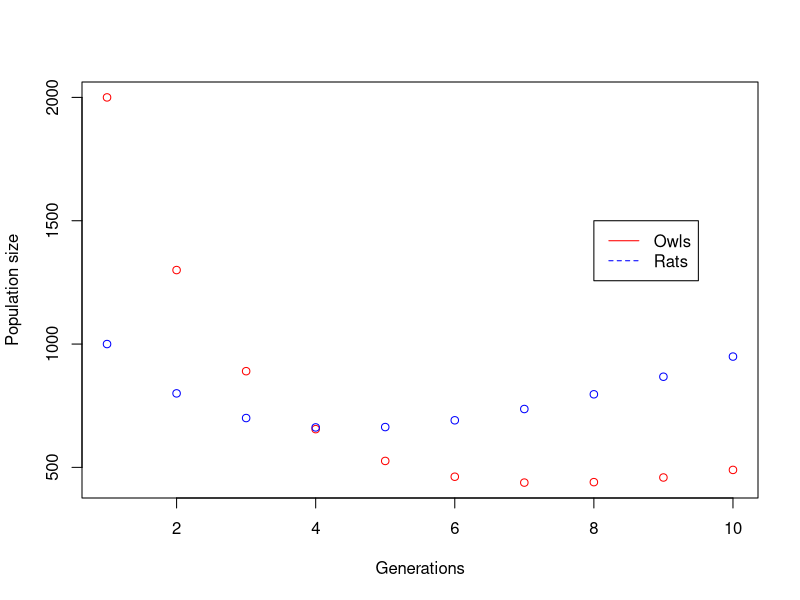

Recreate this plot in R.
# Create parameters in a array
param <- c(0.5, -0.2, 0.3, 1.2)
dim(param) <- c(2,2)

# Create initial values of Owls and Rats
o <- 2000
r <- 1000
o_pred <- c(o)
r_pred <- c(r)

# Run through simulation. For every iteration, the model is created anew with previous values
# of o and r, then multiply the two arrays and extract the new owl and rat values. Update o and r
# Save values in two vectors
for (i in 2:10){
  model <- c(o,r)
  dim(model) <- c(2,1)
  t <- param %*% model
  o <- t[1,1]
  o_pred[i] <- o
  
  r <- t[2,1]
  r_pred[i] <- r
  cat("Owls: ",o,"Rats: ",r,"\n")
}

# Plot the two series and add legend
plot(x=1:length(o_pred), y=o_pred,col="red", xlab="Generations", ylab="Population size")
points(x=1:length(r_pred), y=r_pred, col="blue")
legend(x=8, y=1500, legend=c("Owls", "Rats"), col=c("red","blue"), lty=1:2)

